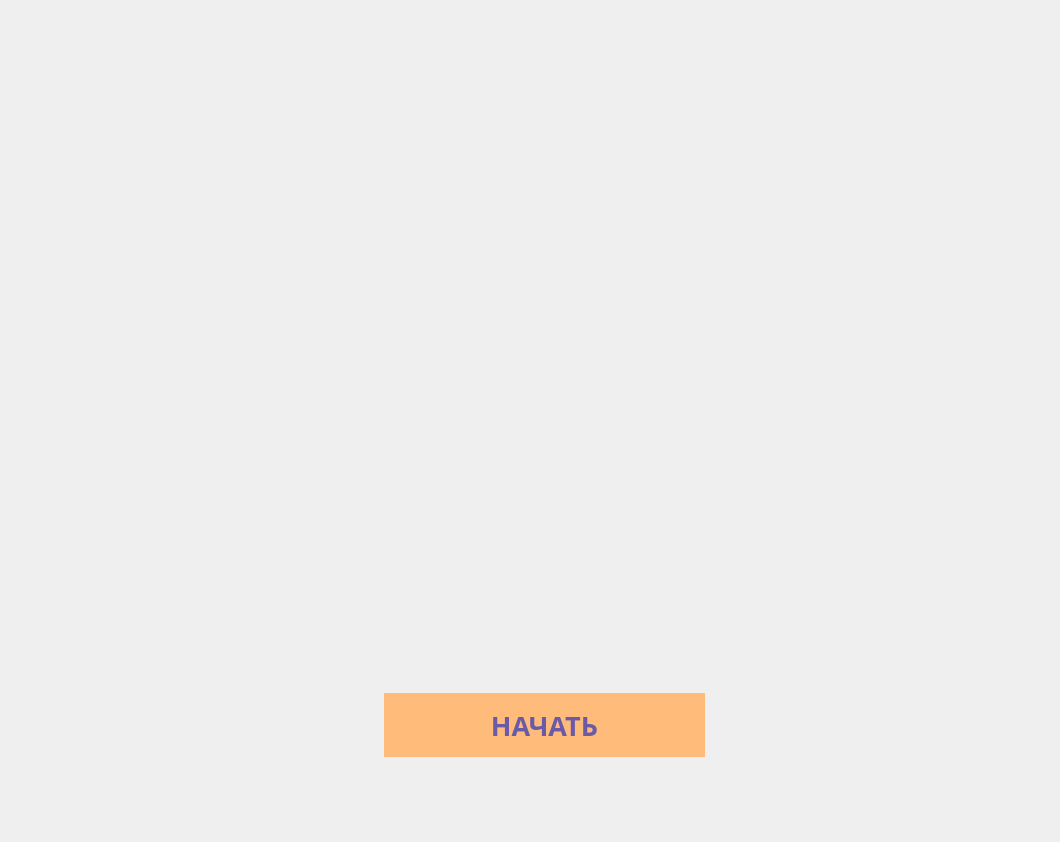
<?xml version="1.0" encoding="UTF-8"?>
<ui version="4.0">
 <class>widget</class>
 <widget class="QWidget" name="widget">
  <property name="geometry">
   <rect>
    <x>0</x>
    <y>0</y>
    <width>1060</width>
    <height>842</height>
   </rect>
  </property>
  <property name="minimumSize">
   <size>
    <width>1060</width>
    <height>842</height>
   </size>
  </property>
  <property name="maximumSize">
   <size>
    <width>1060</width>
    <height>842</height>
   </size>
  </property>
  <property name="windowTitle">
   <string>Distribution</string>
  </property>
  <property name="styleSheet">
   <string notr="true"/>
  </property>
  <widget class="QLabel" name="label1">
   <property name="geometry">
    <rect>
     <x>-30</x>
     <y>-10</y>
     <width>1101</width>
     <height>871</height>
    </rect>
   </property>
   <property name="styleSheet">
    <string notr="true">QLabel{
background-image: url(:/Isxod/background.png);
}</string>
   </property>
   <property name="text">
    <string/>
   </property>
  </widget>
  <widget class="QLabel" name="label">
   <property name="geometry">
    <rect>
     <x>230</x>
     <y>50</y>
     <width>614</width>
     <height>415</height>
    </rect>
   </property>
   <property name="text">
    <string/>
   </property>
   <property name="pixmap">
    <pixmap resource="Source code main program/sourceIMG.qrc">:/Isxod/Result.png</pixmap>
   </property>
   <property name="scaledContents">
    <bool>true</bool>
   </property>
  </widget>
  <widget class="QPushButton" name="pushButton">
   <property name="geometry">
    <rect>
     <x>384</x>
     <y>693</y>
     <width>321</width>
     <height>64</height>
    </rect>
   </property>
   <property name="font">
    <font>
     <family>Panton Bold</family>
     <pointsize>20</pointsize>
     <weight>75</weight>
     <bold>true</bold>
    </font>
   </property>
   <property name="tabletTracking">
    <bool>false</bool>
   </property>
   <property name="styleSheet">
    <string notr="true">QPushButton{
background-color: rgb(255, 187, 122);
border: none;
text-align:center;
color: #6A5AA7;
}

QPushButton:hover{
background-color: rgb(249, 182, 119);
}

QPushButton:pressed{
background-color: rgb(106, 90, 167);
color:#FFBB7A;
}
</string>
   </property>
   <property name="text">
    <string>НАЧАТЬ</string>
   </property>
   <property name="autoDefault">
    <bool>false</bool>
   </property>
  </widget>
  <widget class="QLabel" name="label_2">
   <property name="geometry">
    <rect>
     <x>380</x>
     <y>690</y>
     <width>328</width>
     <height>70</height>
    </rect>
   </property>
   <property name="text">
    <string/>
   </property>
   <property name="pixmap">
    <pixmap resource="Source code main program/sourceIMG.qrc">:/Isxod/Button.png</pixmap>
   </property>
   <property name="scaledContents">
    <bool>false</bool>
   </property>
  </widget>
  <zorder>label1</zorder>
  <zorder>label</zorder>
  <zorder>label_2</zorder>
  <zorder>pushButton</zorder>
 </widget>
 <resources>
  <include location="Source code main program/sourceIMG.qrc"/>
  <include location="Source code main program/sourceIMG.qrc"/>
 </resources>
 <connections>
  <connection>
   <sender>pushButton</sender>
   <signal>clicked()</signal>
   <receiver>widget</receiver>
   <slot>show()</slot>
   <hints>
    <hint type="sourcelabel">
     <x>544</x>
     <y>724</y>
    </hint>
    <hint type="destinationlabel">
     <x>529</x>
     <y>420</y>
    </hint>
   </hints>
  </connection>
 </connections>
</ui>
